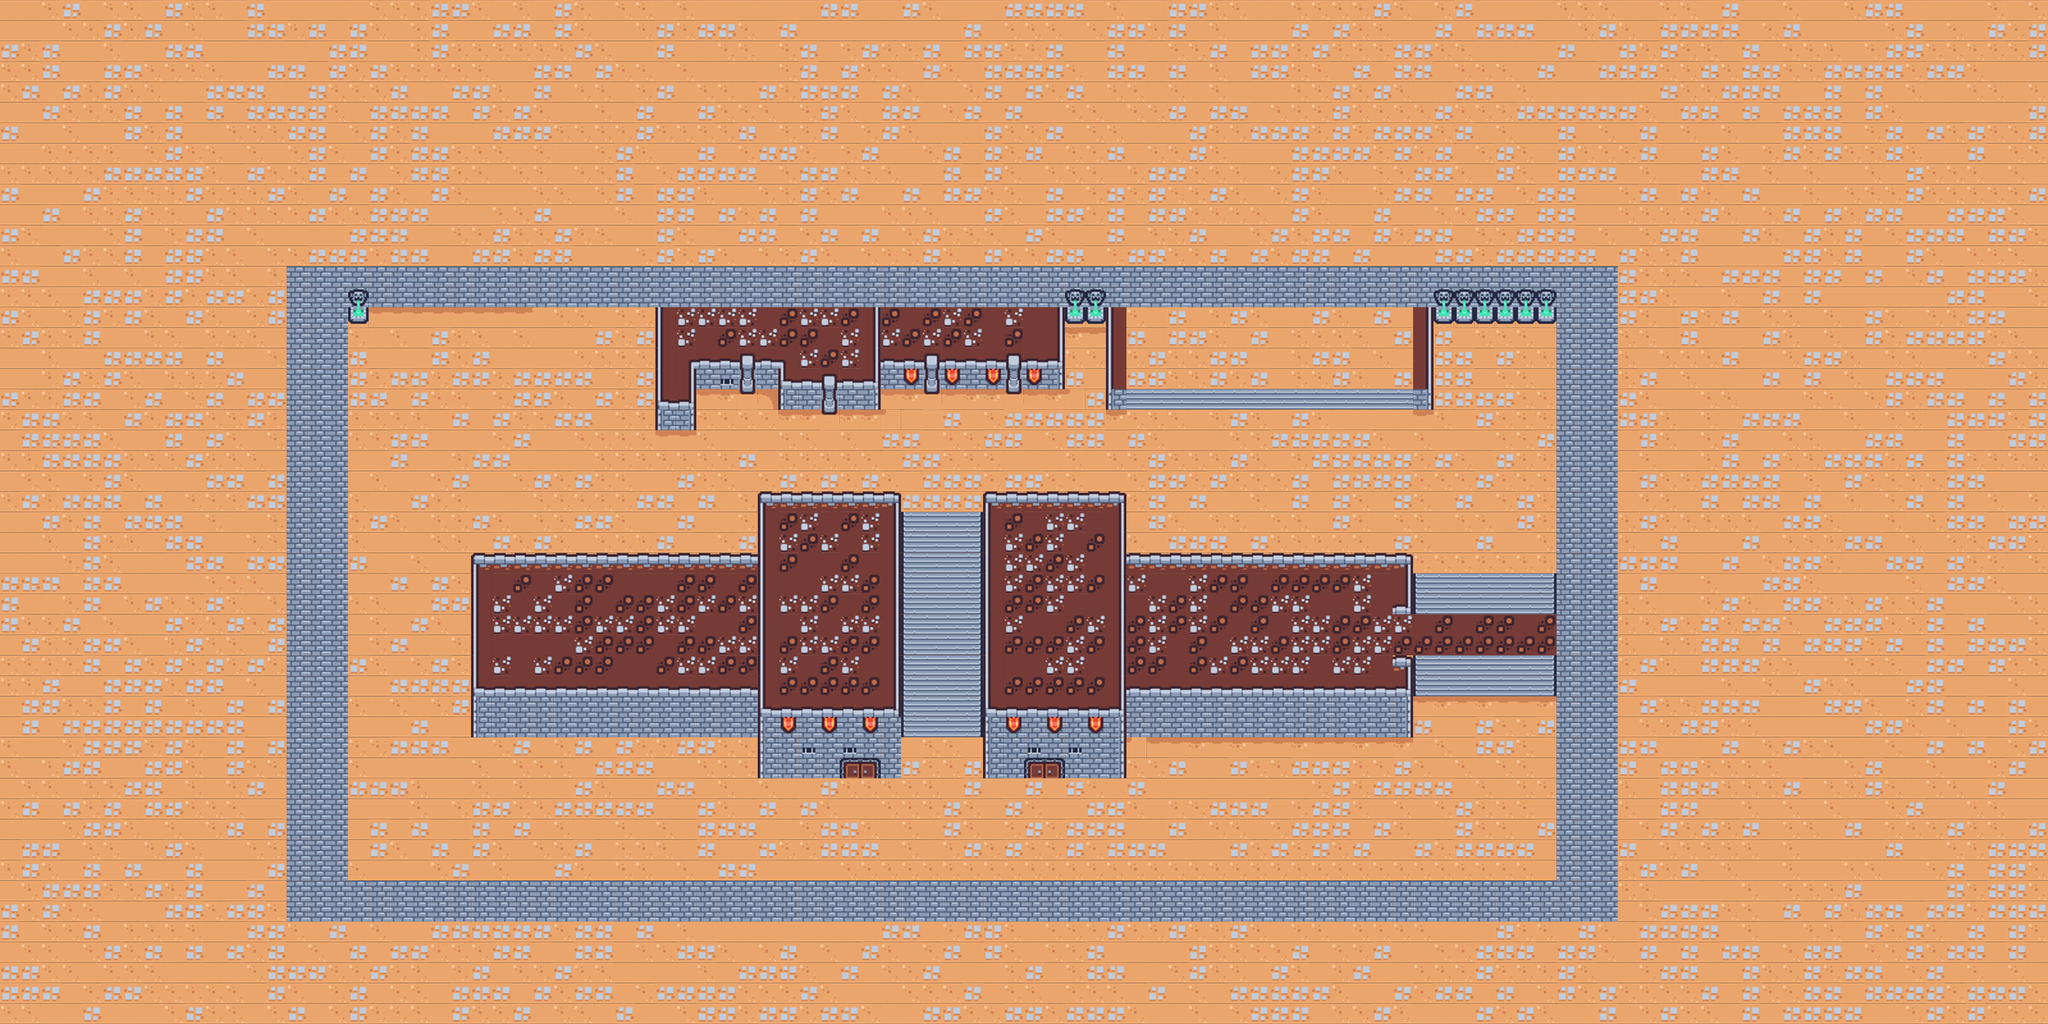

This is a level from a 2D game, rendered from its Tiled map with the project's own tilesets. A one-line summary and the map file follow, with tile-layer data summarised:
An orthogonal 100x50 tile map with 32x32 px tiles, 1 tile layer (Tile Layer 1).

<map version="1.9" tiledversion="1.9.2" orientation="orthogonal" renderorder="right-down" width="100" height="50" tilewidth="32" tileheight="32" infinite="0" nextlayerid="2" nextobjectid="1">
 <tileset firstgid="1" name="tile" tilewidth="32" tileheight="32" tilecount="60" columns="12">
  <image source="../graphics/tilemap_packed.png" width="384" height="160" />
 </tileset>
 <layer id="1" name="Tile Layer 1" width="100" height="50">
  <data>[5000 cells, 5000 non-empty, 35 distinct tile ids]</data>
 </layer>
</map>
